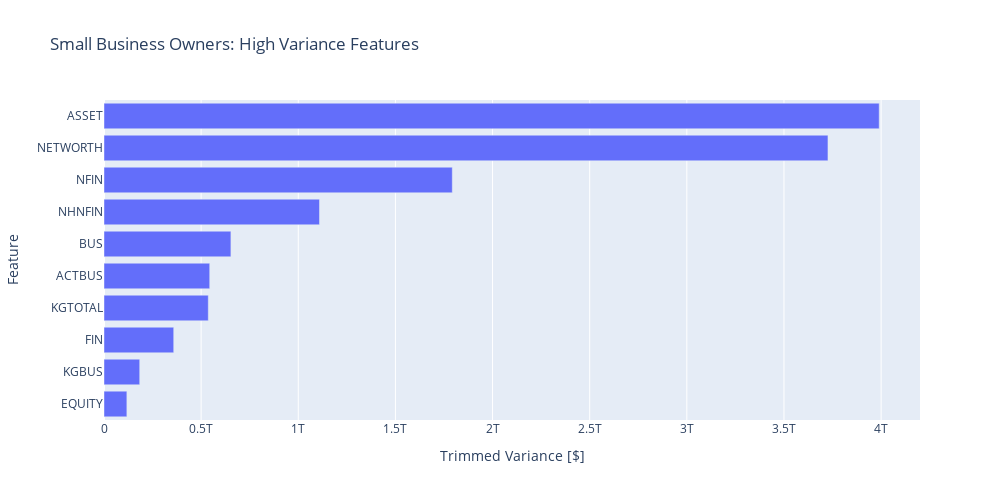

The notebook cell this image was saved under:
### Code cell
# Create horizontal bar chart of `top_ten_trim_var`
fig = px.bar(
    x = top_ten_trim_var,
    y = top_ten_trim_var.index,
    title = "Small Business Owners: High Variance Features",
    height=500, 
    width=1000
    
)
fig. update_layout(xaxis_title="Trimmed Variance [$]", yaxis_title="Feature")
fig.show()

### Figure 1 — Plotly figure (JSON) as saved in the notebook; plotly's stock layout.template omitted (floating-point values rounded to 4 significant figures)
{"data": [{"alignmentgroup": "True", "hovertemplate": "x=%{x}<br>y=%{y}<extra></extra>", "legendgroup": "", "marker": {"color": "#636efa", "pattern": {"shape": ""}}, "name": "", "offsetgroup": "", "orientation": "h", "showlegend": false, "textposition": "auto", "type": "bar", "x": [117700000000.0, 183800000000.0, 358900000000.0, 536800000000.0, 544200000000.0, 653200000000.0, 1109000000000.0, 1793000000000.0, 3726000000000.0, 3990000000000.0], "xaxis": "x", "y": ["EQUITY", "KGBUS", "FIN", "KGTOTAL", "ACTBUS", "BUS", "NHNFIN", "NFIN", "NETWORTH", "ASSET"], "yaxis": "y"}], "layout": {"barmode": "relative", "height": 500, "legend": {"tracegroupgap": 0}, "title": {"text": "Small Business Owners: High Variance Features"}, "width": 1000, "xaxis": {"anchor": "y", "domain": [0, 1], "title": {"text": "Trimmed Variance [$]"}}, "yaxis": {"anchor": "x", "domain": [0, 1], "title": {"text": "Feature"}}}}
